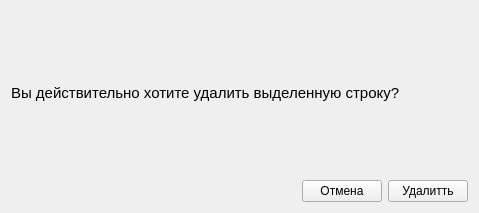
<?xml version="1.0" encoding="UTF-8"?>
<ui version="4.0">
 <class>Form</class>
 <widget class="QWidget" name="Form">
  <property name="geometry">
   <rect>
    <x>0</x>
    <y>0</y>
    <width>479</width>
    <height>213</height>
   </rect>
  </property>
  <property name="windowTitle">
   <string>Form</string>
  </property>
  <layout class="QVBoxLayout" name="verticalLayout">
   <item>
    <widget class="QLabel" name="label">
     <property name="font">
      <font>
       <pointsize>11</pointsize>
      </font>
     </property>
     <property name="text">
      <string>Вы действительно хотите удалить выделенную строку?</string>
     </property>
    </widget>
   </item>
   <item>
    <layout class="QHBoxLayout" name="horizontalLayout">
     <item>
      <spacer name="horizontalSpacer">
       <property name="orientation">
        <enum>Qt::Horizontal</enum>
       </property>
       <property name="sizeHint" stdset="0">
        <size>
         <width>40</width>
         <height>20</height>
        </size>
       </property>
      </spacer>
     </item>
     <item>
      <widget class="QPushButton" name="Button_cancel">
       <property name="text">
        <string>Отмена</string>
       </property>
      </widget>
     </item>
     <item>
      <widget class="QPushButton" name="Button_delete">
       <property name="text">
        <string>Удалитть</string>
       </property>
      </widget>
     </item>
    </layout>
   </item>
  </layout>
 </widget>
 <resources/>
 <connections/>
</ui>
